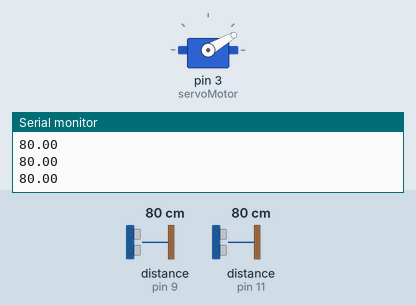
This sketch was run on a simulated Arduino Uno, built with avr-gcc and run on an emulated ATmega328P. Parts: servo, the last lines printed to the serial monitor. The inputs (shaded band) are chosen by the test bench; at power-on: distance to the obstacle (sensors on pin 9, pin 11) 80 cm.

Above: at 1.2 s.
1.3 s: distance to the obstacle (sensor on pin 9) set to 74 cm
At 2.2 s:
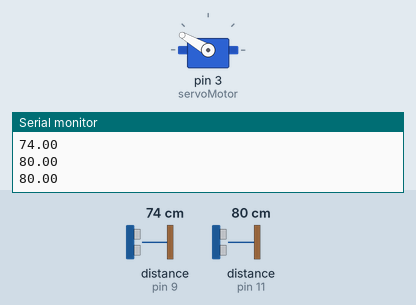
2.8 s: distance to the obstacle (sensor on pin 9) set to 120 cm
At 4.0 s:
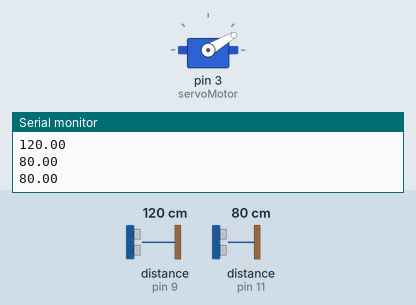
4.3 s: distance to the obstacle (sensor on pin 9) set to 2 cm
At 5.4 s:
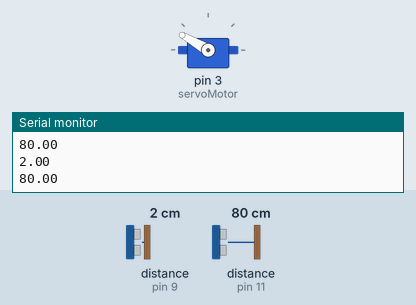
Timing chart, 0 to 7.3 s (numbered marks = the images above; inputs shaded):
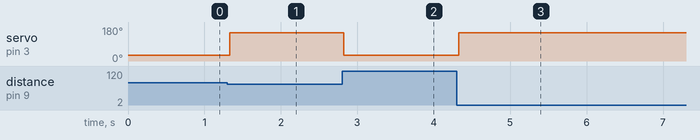

The sketch:

ServoApontaUltrassonico.ino
```cpp
#include <Servo.h>
#include <Ultrasonic.h>

Ultrasonic ultrasonicRight(8, 9);
Ultrasonic ultrasonicLeft(10, 11);
Servo servoMotor;
double valueRight;
double valueLeft;

void setup() {
  servoMotor.attach(3);
  servoMotor.write(90);
  Serial.begin(9600);
}

void loop() {
  Serial.println(valueRight);
  Serial.println(valueLeft);
  valueRight = ultrasonicRight.read(CM);
  valueLeft = ultrasonicLeft.read(CM);
  Serial.println(valueLeft);
  if(valueRight >= valueLeft) {
    servoMotor.write(30);
  } else if (valueLeft >= valueRight) {
    servoMotor.write(150);
  }

}
```

Measured:
- the behaviour switches between 80 and 79 cm on distance to the obstacle (sensor on pin 9) (found by bisection; images 0 and 1)
- after the input at 1.3 s, servo on pin 3 (servoMotor): 30° → 150° at once
- after the input at 2.8 s, servo on pin 3 (servoMotor): 150° → 30° at once
- after the input at 4.3 s, servo on pin 3 (servoMotor): 30° → 150° at once
